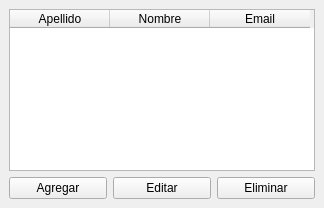
<?xml version="1.0" encoding="UTF-8"?>
<ui version="4.0">
 <class>MainWindow</class>
 <widget class="QMainWindow" name="MainWindow">
  <property name="geometry">
   <rect>
    <x>0</x>
    <y>0</y>
    <width>324</width>
    <height>208</height>
   </rect>
  </property>
  <property name="windowTitle">
   <string>MainWindow</string>
  </property>
  <widget class="QWidget" name="centralwidget">
   <layout class="QVBoxLayout" name="verticalLayout_2">
    <item>
     <widget class="QTableWidget" name="tabla">
      <property name="editTriggers">
       <set>QAbstractItemView::NoEditTriggers</set>
      </property>
      <property name="selectionBehavior">
       <enum>QAbstractItemView::SelectRows</enum>
      </property>
      <column>
       <property name="text">
        <string>Apellido</string>
       </property>
      </column>
      <column>
       <property name="text">
        <string>Nombre</string>
       </property>
      </column>
      <column>
       <property name="text">
        <string>Email</string>
       </property>
      </column>
     </widget>
    </item>
    <item>
     <layout class="QHBoxLayout" name="horizontalLayout">
      <item>
       <widget class="QPushButton" name="agregar">
        <property name="text">
         <string>Agregar</string>
        </property>
       </widget>
      </item>
      <item>
       <widget class="QPushButton" name="editar">
        <property name="text">
         <string>Editar</string>
        </property>
       </widget>
      </item>
      <item>
       <widget class="QPushButton" name="eliminar">
        <property name="text">
         <string>Eliminar</string>
        </property>
       </widget>
      </item>
     </layout>
    </item>
   </layout>
  </widget>
 </widget>
 <resources/>
 <connections/>
</ui>
